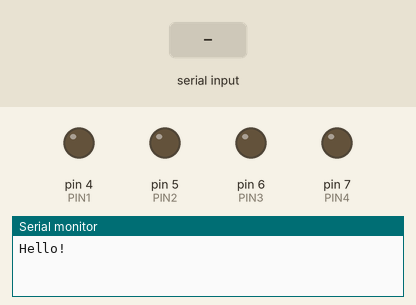
This sketch was run on a simulated Arduino Uno, built with avr-gcc and run on an emulated ATmega328P. On the bench: output pins drawn as LEDs (lit = HIGH), the last lines printed to the serial monitor. The inputs (shaded band) are chosen by the test bench.

Above: at 1.2 s.
1.3 s: "1" received over the second serial link
At 2.5 s:
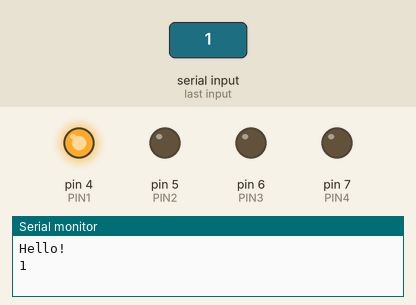
2.8 s: byte 51 (CODE_PIN2_ON) received over Serial
At 4.0 s:
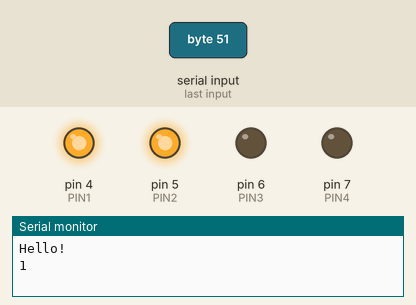
4.3 s: "2" received over Serial
At 5.1 s:
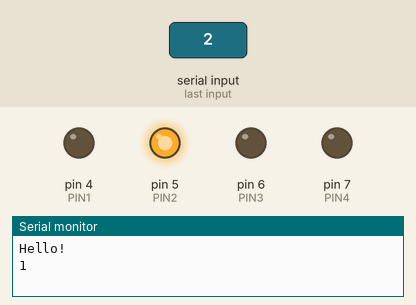
5.8 s: byte 53 (CODE_PIN3_ON) received over Serial
At 6.2 s:
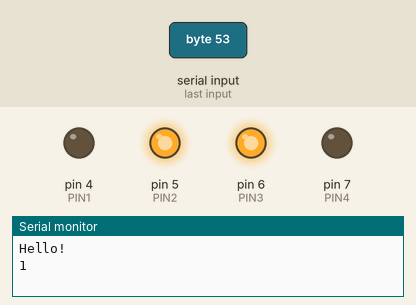
7.3 s: byte 52 (CODE_PIN2_OFF) received over Serial
At 8.5 s:
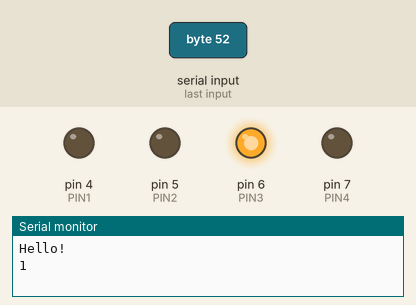
8.8 s: byte 55 (CODE_PIN4_ON) received over Serial
At 9.7 s:
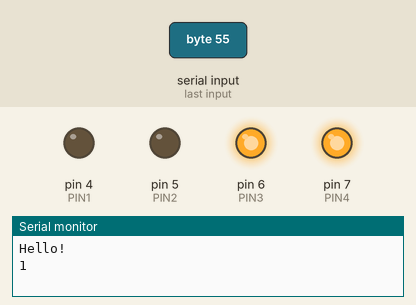
Timing chart, 0 to 11.3 s (numbered marks = the images above; inputs shaded):
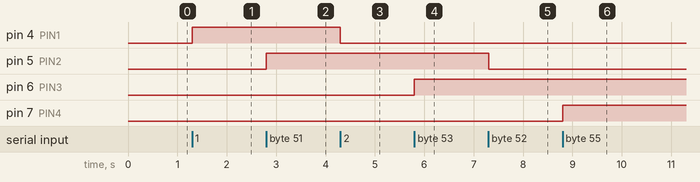

The sketch:

HC-06.ino
```cpp
#include <SoftwareSerial.h>
#define PIN1 4
#define PIN2 5
#define PIN3 6
#define PIN4 7
#define CODE_PIN1_ON '1'
#define CODE_PIN1_OFF '2'
#define CODE_PIN2_ON '3'
#define CODE_PIN2_OFF '4'
#define CODE_PIN3_ON '5'
#define CODE_PIN3_OFF '6'
#define CODE_PIN4_ON '7'
#define CODE_PIN4_OFF '8'

bool STAT1 = false;
bool STAT2 = false;
bool STAT3 = false;
bool STAT4 = false;
SoftwareSerial BTSerial(2,3);

void setup() {
  Serial.begin(9600);
  Serial.println("Hello!");
  BTSerial.begin(9600);
  pinMode(PIN1, OUTPUT);
  pinMode(PIN2, OUTPUT);
  pinMode(PIN3, OUTPUT);
  pinMode(PIN4, OUTPUT);
}

void loop() {
  while (BTSerial.available()){
    byte data = BTSerial.read();
    if (data == CODE_PIN1_ON && STAT1==false) {digitalWrite(PIN1,HIGH); STAT1=true;}
    if (data == CODE_PIN1_OFF && STAT1==true) {digitalWrite(PIN1,LOW); STAT1=false;}
    if (data == CODE_PIN2_ON && STAT2==false) {digitalWrite(PIN2,HIGH); STAT2=true;}
    if (data == CODE_PIN2_OFF && STAT2==true) {digitalWrite(PIN2,LOW); STAT2=false;}
    if (data == CODE_PIN3_ON && STAT3==false) {digitalWrite(PIN3,HIGH); STAT3=true;}
    if (data == CODE_PIN3_OFF && STAT3==true) {digitalWrite(PIN3,LOW); STAT3=false;}
    if (data == CODE_PIN4_ON && STAT4==false) {digitalWrite(PIN4,HIGH); STAT4=true;}
    if (data == CODE_PIN4_OFF && STAT4==true) {digitalWrite(PIN4,LOW); STAT4=false;}
    Serial.write(data);
  }
  while (Serial.available()){
    byte data = Serial.read();
    if (data == CODE_PIN1_ON && STAT1==false) {digitalWrite(PIN1,HIGH); STAT1=true;}
    if (data == CODE_PIN1_OFF && STAT1==true) {digitalWrite(PIN1,LOW); STAT1=false;}
    if (data == CODE_PIN2_ON && STAT2==false) {digitalWrite(PIN2,HIGH); STAT2=true;}
    if (data == CODE_PIN2_OFF && STAT2==true) {digitalWrite(PIN2,LOW); STAT2=false;}
    if (data == CODE_PIN3_ON && STAT3==false) {digitalWrite(PIN3,HIGH); STAT3=true;}
    if (data == CODE_PIN3_OFF && STAT3==true) {digitalWrite(PIN3,LOW); STAT3=false;}
    if (data == CODE_PIN4_ON && STAT4==false) {digitalWrite(PIN4,HIGH); STAT4=true;}
    if (data == CODE_PIN4_OFF && STAT4==true) {digitalWrite(PIN4,LOW); STAT4=false;}
    BTSerial.write(data);
  }

}
```

Measured:
- after the input at 1.3 s, pin 4 (PIN1): LOW → HIGH at once
- after the input at 2.8 s, pin 5 (PIN2): LOW → HIGH at once
- after the input at 4.3 s, pin 4 (PIN1): HIGH → LOW at once
- after the input at 5.8 s, pin 6 (PIN3): LOW → HIGH at once
- after the input at 7.3 s, pin 5 (PIN2): HIGH → LOW at once
- after the input at 8.8 s, pin 7 (PIN4): LOW → HIGH at once
